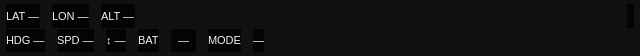
<?xml version="1.0" encoding="UTF-8"?>
<ui version="4.0">
 <class>TelemetryHud</class>
 <widget class="QWidget" name="TelemetryHud">
  <property name="geometry">
   <rect>
    <x>0</x>
    <y>0</y>
    <width>640</width>
    <height>56</height>
   </rect>
  </property>
  <property name="styleSheet">
   <string notr="true">QWidget { background-color: rgba(0, 0, 0, 190); color: #f2f2f2; }
QLabel { font-family: &quot;Consolas&quot;, &quot;Courier New&quot;, monospace; font-size: 11px; }
QLabel#staleBadge { color: #ff8080; font-weight: bold; }
QLabel#batteryChip { padding-left: 4px; padding-right: 4px; border-radius: 2px; }</string>
  </property>
  <layout class="QVBoxLayout" name="hudLayout">
   <property name="spacing">
    <number>1</number>
   </property>
   <property name="leftMargin">
    <number>6</number>
   </property>
   <property name="topMargin">
    <number>4</number>
   </property>
   <property name="rightMargin">
    <number>6</number>
   </property>
   <property name="bottomMargin">
    <number>4</number>
   </property>
   <item>
    <layout class="QHBoxLayout" name="row1Layout">
     <property name="spacing">
      <number>12</number>
     </property>
     <item>
      <widget class="QLabel" name="latLabel">
       <property name="text">
        <string>LAT —</string>
       </property>
      </widget>
     </item>
     <item>
      <widget class="QLabel" name="lonLabel">
       <property name="text">
        <string>LON —</string>
       </property>
      </widget>
     </item>
     <item>
      <widget class="QLabel" name="altLabel">
       <property name="text">
        <string>ALT —</string>
       </property>
      </widget>
     </item>
     <item>
      <spacer name="row1Spacer">
       <property name="orientation">
        <enum>Qt::Horizontal</enum>
       </property>
       <property name="sizeHint" stdset="0">
        <size>
         <width>20</width>
         <height>10</height>
        </size>
       </property>
      </spacer>
     </item>
     <item>
      <widget class="QLabel" name="staleBadge">
       <property name="text">
        <string/>
       </property>
      </widget>
     </item>
    </layout>
   </item>
   <item>
    <layout class="QHBoxLayout" name="row2Layout">
     <property name="spacing">
      <number>12</number>
     </property>
     <item>
      <widget class="QLabel" name="headingLabel">
       <property name="text">
        <string>HDG —</string>
       </property>
      </widget>
     </item>
     <item>
      <widget class="QLabel" name="speedLabel">
       <property name="text">
        <string>SPD —</string>
       </property>
      </widget>
     </item>
     <item>
      <widget class="QLabel" name="verticalSpeedLabel">
       <property name="text">
        <string>↕ —</string>
       </property>
      </widget>
     </item>
     <item>
      <widget class="QLabel" name="batteryLabel">
       <property name="text">
        <string>BAT</string>
       </property>
      </widget>
     </item>
     <item>
      <widget class="QLabel" name="batteryChip">
       <property name="text">
        <string>—</string>
       </property>
      </widget>
     </item>
     <item>
      <widget class="QLabel" name="flightModeCaption">
       <property name="text">
        <string>MODE</string>
       </property>
      </widget>
     </item>
     <item>
      <widget class="QLabel" name="flightModeLabel">
       <property name="text">
        <string>—</string>
       </property>
      </widget>
     </item>
     <item>
      <spacer name="row2Spacer">
       <property name="orientation">
        <enum>Qt::Horizontal</enum>
       </property>
       <property name="sizeHint" stdset="0">
        <size>
         <width>20</width>
         <height>10</height>
        </size>
       </property>
      </spacer>
     </item>
    </layout>
   </item>
  </layout>
 </widget>
 <resources/>
 <connections/>
</ui>
